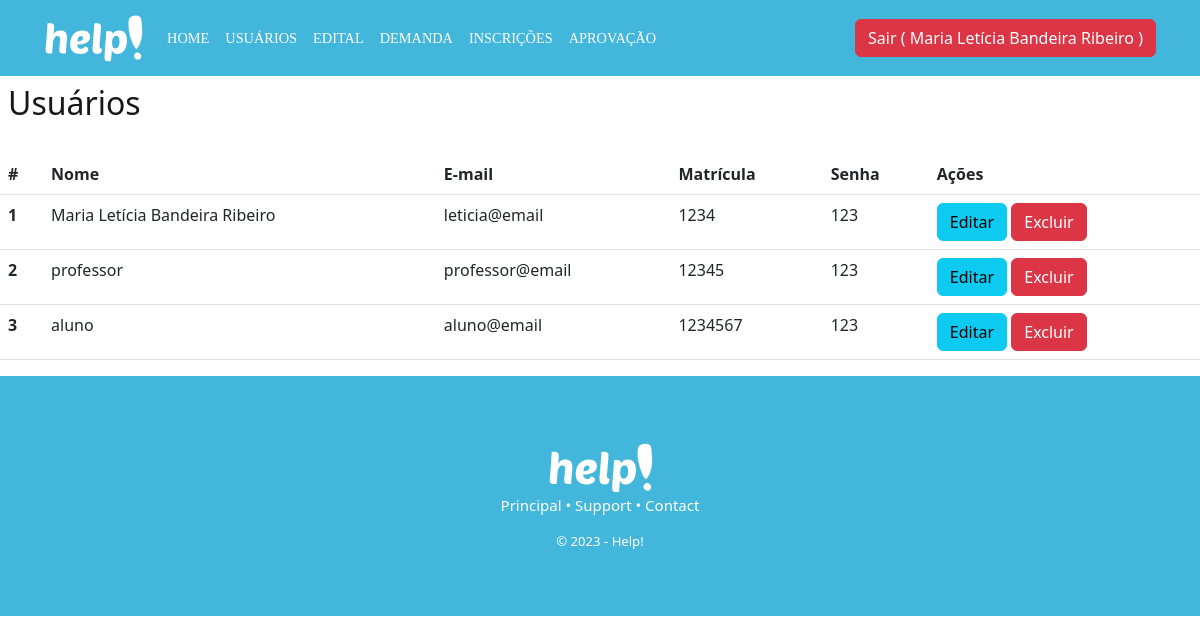
Screenshot of /usuarios/recovery (signed in) with the database file from the repository.
### database/models.py (models this page shows, shortened)
class Usuario(db.Model, UserMixin):
  __tablename__= "usuario"
  id = db.Column(db.Integer, primary_key = True)
  nome = db.Column(db.String(100))
  email = db.Column(db.String(100))
  matricula = db.Column(db.String(100))
  senha = db.Column(db.String(100))
  admin = db.Column(db.Boolean)
  professor = db.Column(db.Boolean)

### controllers/usuario.py (the view)
@bp_usuarios.route('/recovery')
@login_required
def recovery():
  if not current_user.admin:
    flash("Acesso não permitido")
    return redirect('/login')
  usuarios = Usuario.query.all()
  return render_template('usuarios_recovery.html', usuarios = usuarios)

### controllers/usuario.py (called while the page is built)
@lm.user_loader
def load_user(id):
  usuario = Usuario.query.filter_by(id=id).first()
  return usuario

### templates/usuarios_recovery.html (shortened to what this page needs)
{% extends 'header.html' %}
{% block container %}
<div id="recovery">
  <div class="nav">
    <h1 class="title-recovery">Usuários</h1>
  </div>
</div>
  <table class="table">
    <thead style="background-color: #43B6DB !important; color: white;">
      <tr>
        <th scope="col">#</th>
        <th scope="col">Nome</th>
        <th scope="col">E-mail</th>
        <th scope="col">Matrícula</th>
        <th scope="col">Senha</th>
        <th scope="col">Ações</th>
      </tr>
    </thead>
    <tbody>
      {% for u in usuarios %}
        <tr>
          <th scope="row">{{u.id}}</th>
          <td>{{u.nome}}</td>
          <td>{{u.email}}</td>
          <td>{{u.matricula}}</td>
          <td>{{u.senha}}</td>
          <td>
            <a href="/usuarios/update/{{u.id}}" class="btn btn-info">Editar</a>
				    <a href="/usuarios/delete/{{u.id}}" class="btn btn-danger">Excluir</a>
          </td>
        </tr>
	    {% endfor %}
    </tbody>
  </table>
{% endblock %}

### templates/header.html (shortened to what this page needs)
<!DOCTYPE html>
<html lang="pt-br">
<head>
  <link href="https://cdn.jsdelivr.net/npm/bootstrap@5.3.0-alpha1/dist/css/bootstrap.min.css" rel="stylesheet">
  <link rel="stylesheet" href="/static/header.css">
</head>
<body>
<nav class="navbar navbar-expand-lg bg-body-tertiary" style="background-color: #43B6DB !important; padding-left: 2rem; padding-right: 2rem;">
  <div class="container-fluid">
    <a class="navbar-brand" href="/usuarios/dashboard"><img src="/static/assets/help.svg" alt="..." height="50vh"></a>
    <div class="collapse navbar-collapse" id="navbarSupportedContent">
      <ul class="navbar-nav me-auto mb-2 mb-lg-0">
        <li class="nav-item">
          <a class="nav-link active" aria-current="page" href="/usuarios/dashboard">Home</a>
        </li>
        {% if current_user.admin %}
        <li class="nav-item">
          <a class="nav-link" href="/usuarios/recovery">Usuários</a>
        </li>
        {% endif %}
        {% if current_user.admin %}
        <li class="nav-item">
          <a class="nav-link" href="/edital/recovery">Edital</a>
        </li>
        {% endif %}
        {% if current_user.professor %}
        <li class="nav-item">
          <a class="nav-link" href="/demanda/recovery">Demanda</a>
        </li>
        {% endif %}
        {% if current_user.professor %}
        <li class="nav-item">
          <a class="nav-link" href="/inscricao/recovery">Inscrições</a>
        </li>
        {% endif %}
        {% if current_user.professor %}
        <li class="nav-item">
          <a class="nav-link" href="/aprovacao/recovery">Aprovação</a>
        </li>
        {% endif %}
      </ul>
      <form class="d-flex" role="search">
        <a href="{{url_for('usuarios.logoff')}}" class="btn btn-danger" id="button-sair">Sair ( {{current_user.nome}} )</a>
      </form>
    </div>
  </div>
</nav>
  {% block container %}
  {% endblock %}
    <footer>
      <img src="/static/assets/help.svg" alt="IFRN">
      <p>Principal • Support • Contact</p>
      <small>© 2023 - Help!</small>
    </footer>
</body>
</html>

### static/header.css (style rules this page uses)
:root { --color-principal: #43B6DB; --color-secundary: #A1DBED; --color-gray: #171717; --color-black: #263238; --color-gray-secundary: #404A50; }
.nav-link { color: white !important; transition: 0.5s ease-in-out; }
.table { margin-top: 1rem; }
.nav { display: flex; justify-content: space-between; align-items: center; padding: 0.5rem; }
.title-recovery { font-weight: 400; color: var(--color-gray); font-size: 2rem; }
ul, li { list-style-type: none; font-family: 'Poppins'; font-style: normal; font-weight: 500; font-size: 14.358px; line-height: 170%; text-align: left; text-transform: uppercase; color: #626262; }
footer { background: #43B6DB; font-weight: 400; font-size: 15px; color: #FFFFFF; padding: 64px; text-align: center; width: 100%; height: 15rem; display: flex; justify-content: center; align-items: center; flex-direction: column; }

### rows the page displays
Usuario: nome "Maria Letícia Bandeira Ribeiro", id "1", email "leticia@email", matricula "1234", senha "123"
Usuario: id "2", nome "professor", email "professor@email", matricula "12345", senha "123"
Usuario: id "3", nome "aluno", email "aluno@email", matricula "1234567", senha "123"
